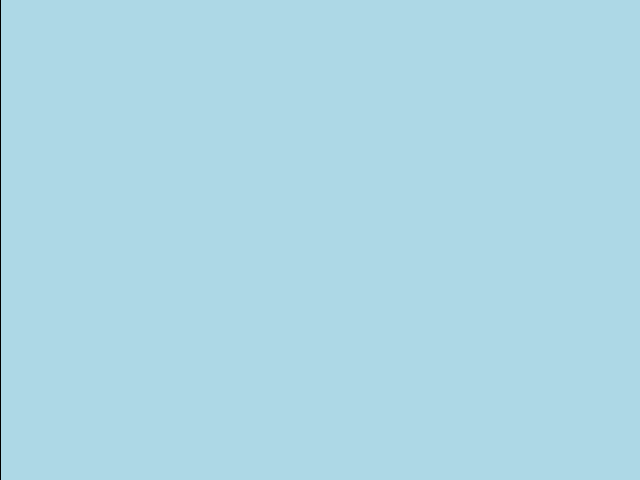
Frame 1 (no input)
Frame 60 (the mouse pressed at the canvas centre just before this capture): identical to frame 1, image omitted
Frame 120 (the mouse held since frame 60 and released just before this capture): identical to frame 1, image omitted

The Processing sketch that drew this single still picture (run headless with seeded random() and noise(); from frame 60 on, the mouse is pressed at the canvas centre):

// Processing sketch: bubbles
// ── bubbles.pde
final int windowWidth = 640;
final int windowHeight = 480;

color lightblue = color(173,216,230);
color red = color(255,0,0);

class Bubble
{
  int x;
  int y;
  int rWidth;
  int rHeight;
  color c;
  int vel;
  
  Bubble(int x, int y, int rWidth, int rHeight, color c, int vel)
  {
    this.x = x;
    this.y = y;
    this.rWidth = rWidth;
    this.rHeight = rHeight;
    this.c = c;
    this.vel = vel;
  }
  void update()
  {
   y++;
    
  }
  void draw()
  {
    fill(c);
    ellipse(x,y,rWidth,rHeight);
  }
}
void settings()
{
  size(windowWidth, windowHeight);
}

//Bubble bolha = new Bubble(250,480,50,50,red);
Bubble bolha[] = new Bubble[100];
int n = 0;

void CreateBubble()
{
  int y = floor(random(450)); // random between 0-449, floor rounds float down to int
  int v = ceil(random(3));    // random between 1-3, ceil rounds float up to int
 color c = color(random(255), random(255), random(255)); // random color
  bolha[n++] = new Bubble(0, y, v, c, 3, red);
}

void setup()
{
  CreateBubble();
}

void draw()
{
 background(lightblue);
 for(int i = 0; i < n; i++)
  {
    bolha[i].draw();
   // bolha[i].update();
  }

}
